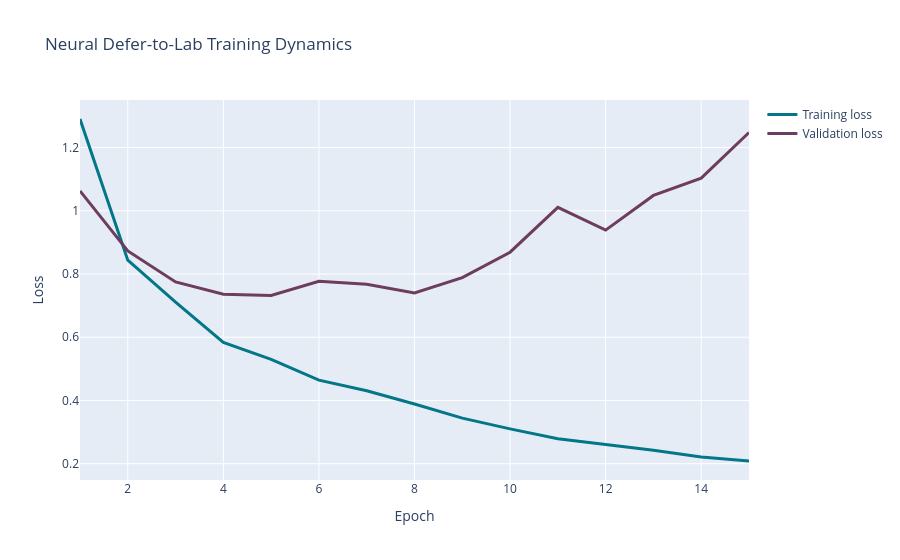

Source (notebook cell):
### Code cell
fig = go.Figure()

fig.add_trace(
    go.Scatter(
        x=training_history_df[
            "epoch"
        ],
        y=training_history_df[
            "train_loss"
        ],
        mode="lines",
        name="Training loss",
        line=dict(
            color="#037688",
            width=3
        )
    )
)

fig.add_trace(
    go.Scatter(
        x=training_history_df[
            "epoch"
        ],
        y=training_history_df[
            "validation_loss"
        ],
        mode="lines",
        name="Validation loss",
        line=dict(
            color="#6E3C5D",
            width=3
        )
    )
)

fig.update_layout(
    title=(
        "Neural Defer-to-Lab "
        "Training Dynamics"
    ),
    xaxis_title="Epoch",
    yaxis_title="Loss"
)

fig.show()

fig.write_html(
    FIGURE_DIR
    / "step10_training_dynamics.html"
)

### Figure 1 — Plotly figure (JSON) as saved in the notebook; plotly's stock layout.template omitted (floating-point values rounded to 4 significant figures)
{"data": [{"line": {"color": "#037688", "width": 3}, "mode": "lines", "name": "Training loss", "type": "scatter", "x": [1, 2, 3, 4, 5, 6, 7, 8, 9, 10, 11, 12, 13, 14, 15], "y": [1.29, 0.8438, 0.7108, 0.5835, 0.53, 0.4643, 0.4306, 0.389, 0.344, 0.3102, 0.2792, 0.2611, 0.2428, 0.2212, 0.2085]}, {"line": {"color": "#6E3C5D", "width": 3}, "mode": "lines", "name": "Validation loss", "type": "scatter", "x": [1, 2, 3, 4, 5, 6, 7, 8, 9, 10, 11, 12, 13, 14, 15], "y": [1.063, 0.8732, 0.7749, 0.7363, 0.732, 0.7773, 0.7673, 0.7399, 0.7886, 0.869, 1.011, 0.9389, 1.049, 1.103, 1.248]}], "layout": {"title": {"text": "Neural Defer-to-Lab Training Dynamics"}, "xaxis": {"title": {"text": "Epoch"}}, "yaxis": {"title": {"text": "Loss"}}}}
